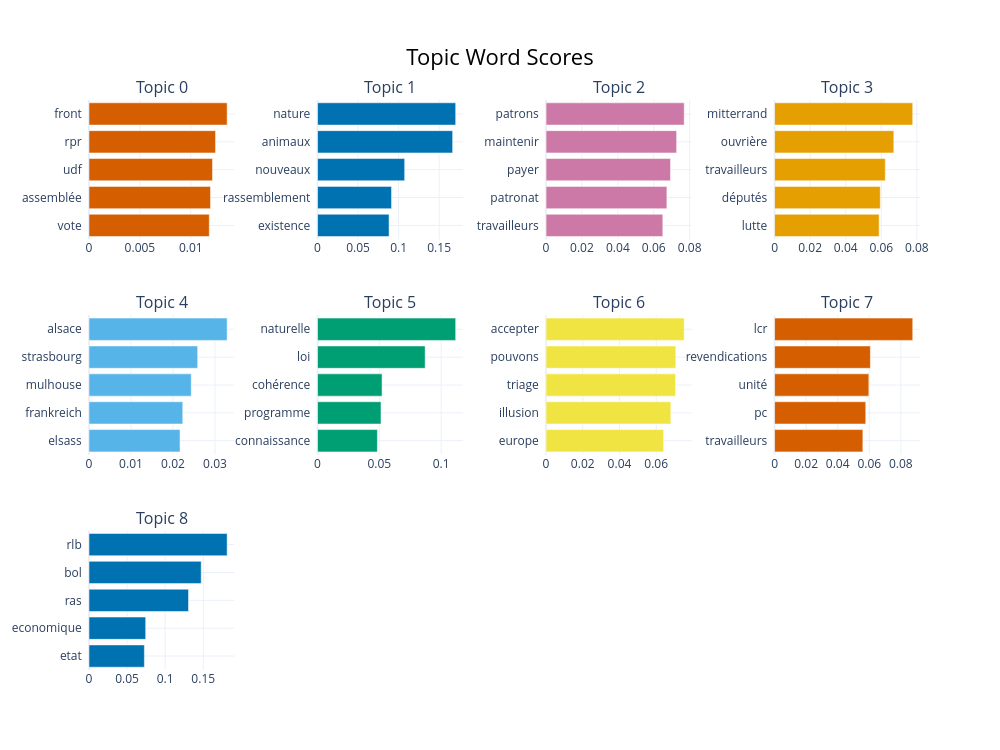

The notebook cell saved with this chart:
### Code cell
topic_model.visualize_barchart(top_n_topics=10)

### Figure 1 — Plotly figure (JSON) as saved in the notebook; plotly's stock layout.template omitted (floating-point values rounded to 4 significant figures)
{"data": [{"marker": {"color": "#D55E00"}, "orientation": "h", "type": "bar", "x": [0.01181, 0.01193, 0.01213, 0.01243, 0.01357], "xaxis": "x", "y": ["vote  ", "assemblée  ", "udf  ", "rpr  ", "front  "], "yaxis": "y"}, {"marker": {"color": "#0072B2"}, "orientation": "h", "type": "bar", "x": [0.08825, 0.0913, 0.1075, 0.1667, 0.1704], "xaxis": "x2", "y": ["existence  ", "rassemblement  ", "nouveaux  ", "animaux  ", "nature  "], "yaxis": "y2"}, {"marker": {"color": "#CC79A7"}, "orientation": "h", "type": "bar", "x": [0.06505, 0.06731, 0.06933, 0.07274, 0.07696], "xaxis": "x3", "y": ["travailleurs  ", "patronat  ", "payer  ", "maintenir  ", "patrons  "], "yaxis": "y3"}, {"marker": {"color": "#E69F00"}, "orientation": "h", "type": "bar", "x": [0.05879, 0.05944, 0.06225, 0.06704, 0.07768], "xaxis": "x4", "y": ["lutte  ", "députés  ", "travailleurs  ", "ouvrière  ", "mitterrand  "], "yaxis": "y4"}, {"marker": {"color": "#56B4E9"}, "orientation": "h", "type": "bar", "x": [0.02168, 0.02233, 0.02435, 0.02588, 0.0329], "xaxis": "x5", "y": ["elsass  ", "frankreich  ", "mulhouse  ", "strasbourg  ", "alsace  "], "yaxis": "y5"}, {"marker": {"color": "#009E73"}, "orientation": "h", "type": "bar", "x": [0.04844, 0.05134, 0.0522, 0.08707, 0.1118], "xaxis": "x6", "y": ["connaissance  ", "programme  ", "cohérence  ", "loi  ", "naturelle  "], "yaxis": "y6"}, {"marker": {"color": "#F0E442"}, "orientation": "h", "type": "bar", "x": [0.06407, 0.06798, 0.07056, 0.07069, 0.07526], "xaxis": "x7", "y": ["europe  ", "illusion  ", "triage  ", "pouvons  ", "accepter  "], "yaxis": "y7"}, {"marker": {"color": "#D55E00"}, "orientation": "h", "type": "bar", "x": [0.05592, 0.05775, 0.05973, 0.0607, 0.08753], "xaxis": "x8", "y": ["travailleurs  ", "pc  ", "unité  ", "revendications  ", "lcr  "], "yaxis": "y8"}, {"marker": {"color": "#0072B2"}, "orientation": "h", "type": "bar", "x": [0.07272, 0.07443, 0.1307, 0.1473, 0.1814], "xaxis": "x9", "y": ["etat  ", "economique  ", "ras  ", "bol  ", "rlb  "], "yaxis": "y9"}], "layout": {"annotations": [{"font": {"size": 16}, "showarrow": false, "text": "Topic 0", "x": 0.0875, "xanchor": "center", "xref": "paper", "y": 1, "yanchor": "bottom", "yref": "paper"}, {"font": {"size": 16}, "showarrow": false, "text": "Topic 1", "x": 0.3625, "xanchor": "center", "xref": "paper", "y": 1, "yanchor": "bottom", "yref": "paper"}, {"font": {"size": 16}, "showarrow": false, "text": "Topic 2", "x": 0.6375, "xanchor": "center", "xref": "paper", "y": 1, "yanchor": "bottom", "yref": "paper"}, {"font": {"size": 16}, "showarrow": false, "text": "Topic 3", "x": 0.9125, "xanchor": "center", "xref": "paper", "y": 1, "yanchor": "bottom", "yref": "paper"}, {"font": {"size": 16}, "showarrow": false, "text": "Topic 4", "x": 0.0875, "xanchor": "center", "xref": "paper", "y": 0.6222, "yanchor": "bottom", "yref": "paper"}, {"font": {"size": 16}, "showarrow": false, "text": "Topic 5", "x": 0.3625, "xanchor": "center", "xref": "paper", "y": 0.6222, "yanchor": "bottom", "yref": "paper"}, {"font": {"size": 16}, "showarrow": false, "text": "Topic 6", "x": 0.6375, "xanchor": "center", "xref": "paper", "y": 0.6222, "yanchor": "bottom", "yref": "paper"}, {"font": {"size": 16}, "showarrow": false, "text": "Topic 7", "x": 0.9125, "xanchor": "center", "xref": "paper", "y": 0.6222, "yanchor": "bottom", "yref": "paper"}, {"font": {"size": 16}, "showarrow": false, "text": "Topic 8", "x": 0.0875, "xanchor": "center", "xref": "paper", "y": 0.2444, "yanchor": "bottom", "yref": "paper"}], "height": 750, "hoverlabel": {"bgcolor": "white", "font": {"family": "Rockwell", "size": 16}}, "showlegend": false, "title": {"font": {"color": "Black", "size": 22}, "text": "Topic Word Scores", "x": 0.5, "xanchor": "center", "yanchor": "top"}, "width": 1000, "xaxis": {"anchor": "y", "domain": [0, 0.175], "showgrid": true}, "xaxis10": {"anchor": "y10", "domain": [0.275, 0.45], "showgrid": true}, "xaxis11": {"anchor": "y11", "domain": [0.55, 0.725], "showgrid": true}, "xaxis12": {"anchor": "y12", "domain": [0.825, 1], "showgrid": true}, "xaxis2": {"anchor": "y2", "domain": [0.275, 0.45], "showgrid": true}, "xaxis3": {"anchor": "y3", "domain": [0.55, 0.725], "showgrid": true}, "xaxis4": {"anchor": "y4", "domain": [0.825, 1], "showgrid": true}, "xaxis5": {"anchor": "y5", "domain": [0, 0.175], "showgrid": true}, "xaxis6": {"anchor": "y6", "domain": [0.275, 0.45], "showgrid": true}, "xaxis7": {"anchor": "y7", "domain": [0.55, 0.725], "showgrid": true}, "xaxis8": {"anchor": "y8", "domain": [0.825, 1], "showgrid": true}, "xaxis9": {"anchor": "y9", "domain": [0, 0.175], "showgrid": true}, "yaxis": {"anchor": "x", "domain": [0.7556, 1], "showgrid": true}, "yaxis10": {"anchor": "x10", "domain": [0, 0.2444], "showgrid": true}, "yaxis11": {"anchor": "x11", "domain": [0, 0.2444], "showgrid": true}, "yaxis12": {"anchor": "x12", "domain": [0, 0.2444], "showgrid": true}, "yaxis2": {"anchor": "x2", "domain": [0.7556, 1], "showgrid": true}, "yaxis3": {"anchor": "x3", "domain": [0.7556, 1], "showgrid": true}, "yaxis4": {"anchor": "x4", "domain": [0.7556, 1], "showgrid": true}, "yaxis5": {"anchor": "x5", "domain": [0.3778, 0.6222], "showgrid": true}, "yaxis6": {"anchor": "x6", "domain": [0.3778, 0.6222], "showgrid": true}, "yaxis7": {"anchor": "x7", "domain": [0.3778, 0.6222], "showgrid": true}, "yaxis8": {"anchor": "x8", "domain": [0.3778, 0.6222], "showgrid": true}, "yaxis9": {"anchor": "x9", "domain": [0, 0.2444], "showgrid": true}}}
